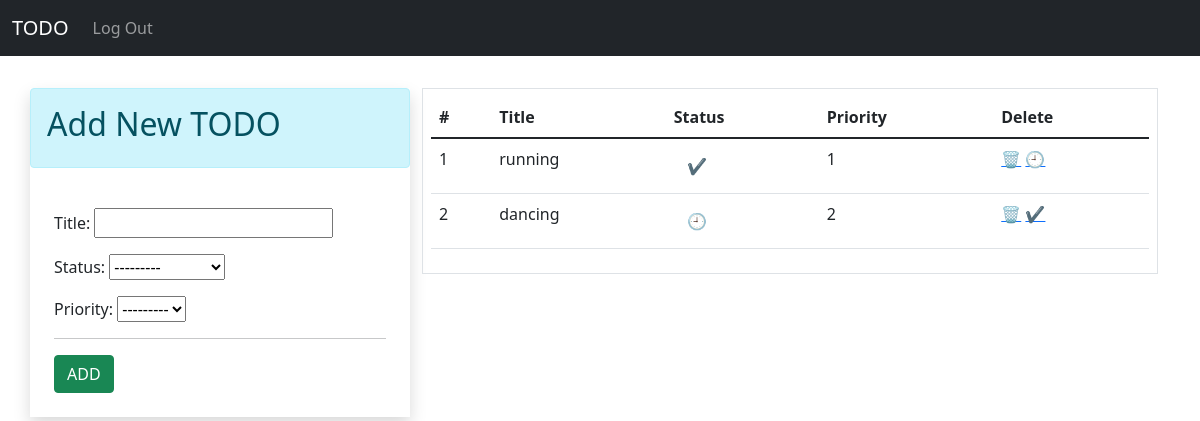
The app's page / (signed in), older data.
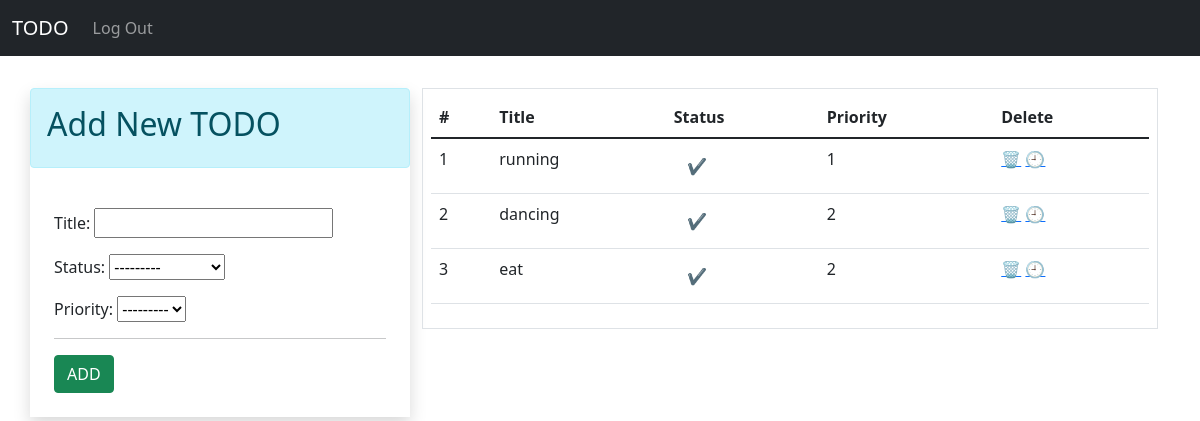
The same page, newer data.
### app/models.py (models this page shows)
class TODO(models.Model):
    Title = models.CharField(max_length=50)
    Status = models.CharField(max_length=30, choices=status_choices)
    date = models.DateTimeField(auto_now_add=True)
    user = models.ForeignKey(User, on_delete=models.CASCADE)
    priority = models.CharField(max_length=2, choices=priority_choices)

### app/views.py (the view)
# urls.py: path('', views.home, name='home'),
@login_required(login_url='login')
def home(request):
    form = TODOForm()
    user = request.user
    todos = TODO.objects.filter(user=user).order_by('priority')
    return render(request, 'index.html', context={'form' : form, 'todos' : todos})

### app/forms.py
class TODOForm(ModelForm):
    class Meta:
        model = TODO
        fields = ['Title','Status', 'priority']

### app/templates/index.html (shortened to what this page needs)
{%extends 'base.html'%}
{%block content%}
<div>
    <div class="container pt-4">
        <div class="row mt-2 p-0">
            <div class="col-lg-4 mx-auto p-0 shadow">
                <div class="alert alert-info">
                    <h2>Add New TODO</h2>
                </div>
                <div class="p-4">
                    <form action="/add-todo/" method="POST">
                        {{form.as_p}}
                        <hr>
                        <input type="submit" value="ADD" class="btn btn-success">
                        </form>
                </div>
            </div>
            <div class="col">
                <div class="border">
                {% if todos|length == 0 %}
                <div class="p-4">
                    <br>
                    <br>
                    <div class="alert alert-info text-center">
                    <p class="" style="font-size: 30px;">ADD TODOs</p>
                    </div>
                    <br>
                    <br>
                </div>
                {%else%}
                <div class="p-2">
                    <table class="table table-hover">
                        <thead>
                            <tr>
                                <th>#</th>
                                <th>Title</th>
                                <th>Status</th>
                                <th>Priority</th>
                                <th>Delete</th>
                            </tr>
                        </thead>
                        <tbody>
                            {% for todo in todos%}
                            <tr>
                            <td>{{forloop.counter}}</td>
                            <td>{{todo.Title}}</td>
                            {% if todo.Status == 'C'%}
                            <td>
                                <a class="btn">✔️</a>
                            </td>
                            {%else%}
                            <td>
                                <a class="btn">🕘</a>
                            </td>
                            {%endif%}
                            <td>{{todo.priority}}</td>
                            <td>
                                <a href="delete-todo/{{todo.id}}" title="Delete"
                                class="">🗑️</a>
                                {% if todo.Status == 'P'%}
                                <a href="/status-todo/{{todo.id}}/C" title="Mark Completed"
                                class="">✔️</a>
                                {%else%}
                                <a href="/status-todo/{{todo.id}}/P" title="Makr Pending"
                                class="">🕘</a>
                                {%endif%}
                            </td>
                            </tr>
                            {% endfor %}
                        </tbody>
                    </table>
                </div>
                {%endif%}
            </div>
        </div>
    </div>
</div>
{%endblock%}

### app/templates/base.html (shortened to what this page needs)
<!doctype html>
<html lang="en">
  <head>
    <link href="https://cdn.jsdelivr.net/npm/bootstrap@5.1.2/dist/css/bootstrap.min.css" rel="stylesheet">
  </head>
  <body>
    <nav class="navbar navbar-expand-lg navbar navbar-dark bg-dark">
        <div class="container-fluid">
        <a class="navbar-brand" href="/">TODO</a>
        <div class="collapse navbar-collapse" id="navbarNav">
            <ul class="navbar-nav ml-auto">
            {% if request.user.is_authenticated %}
            <li class="nav-item">
              <a class="nav-link" href="/logout">Log Out</a>
          </li>
            {% endif%}
            </ul>
        </div>
        </div>
    </nav>
    {%block content%}
    {%endblock%}
  </body>
</html>

Row changes from the older to the newer data that the page shows:
changed TODO "dancing": Status "P" → "C" (drawn)
added TODO: Title "eat", priority "2"
